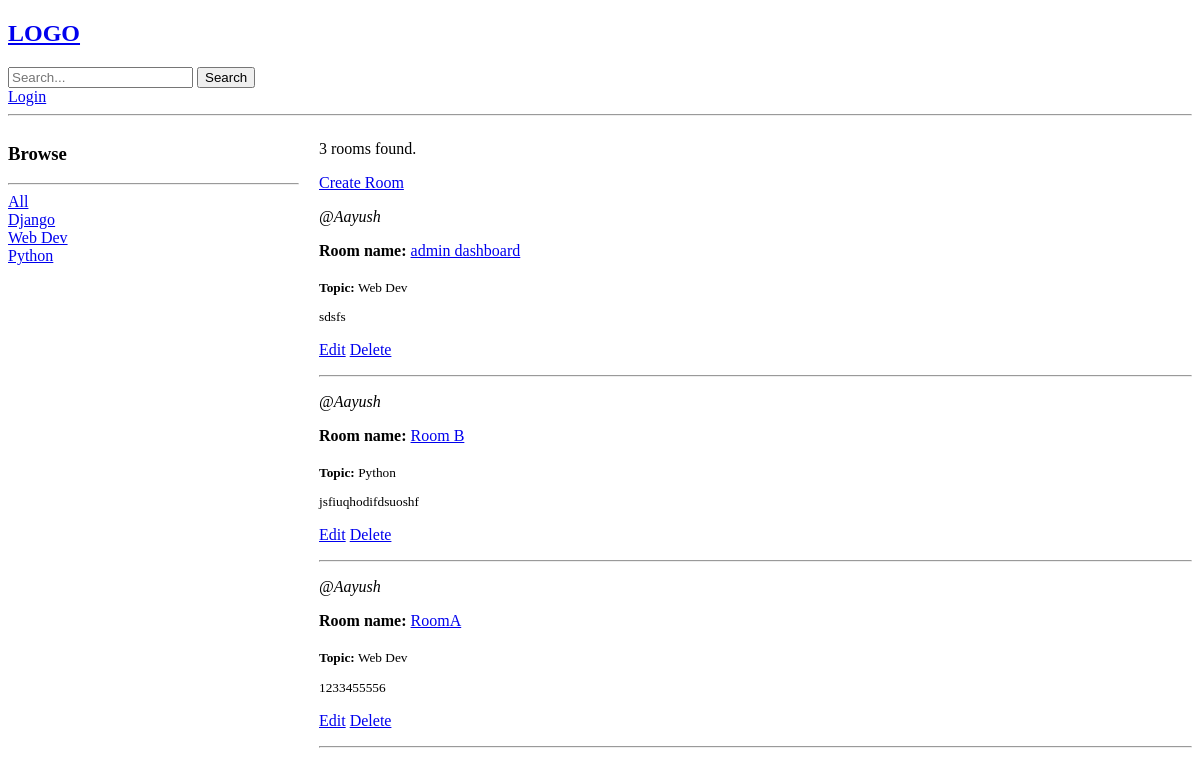
/, run on an earlier commit of the app's database.
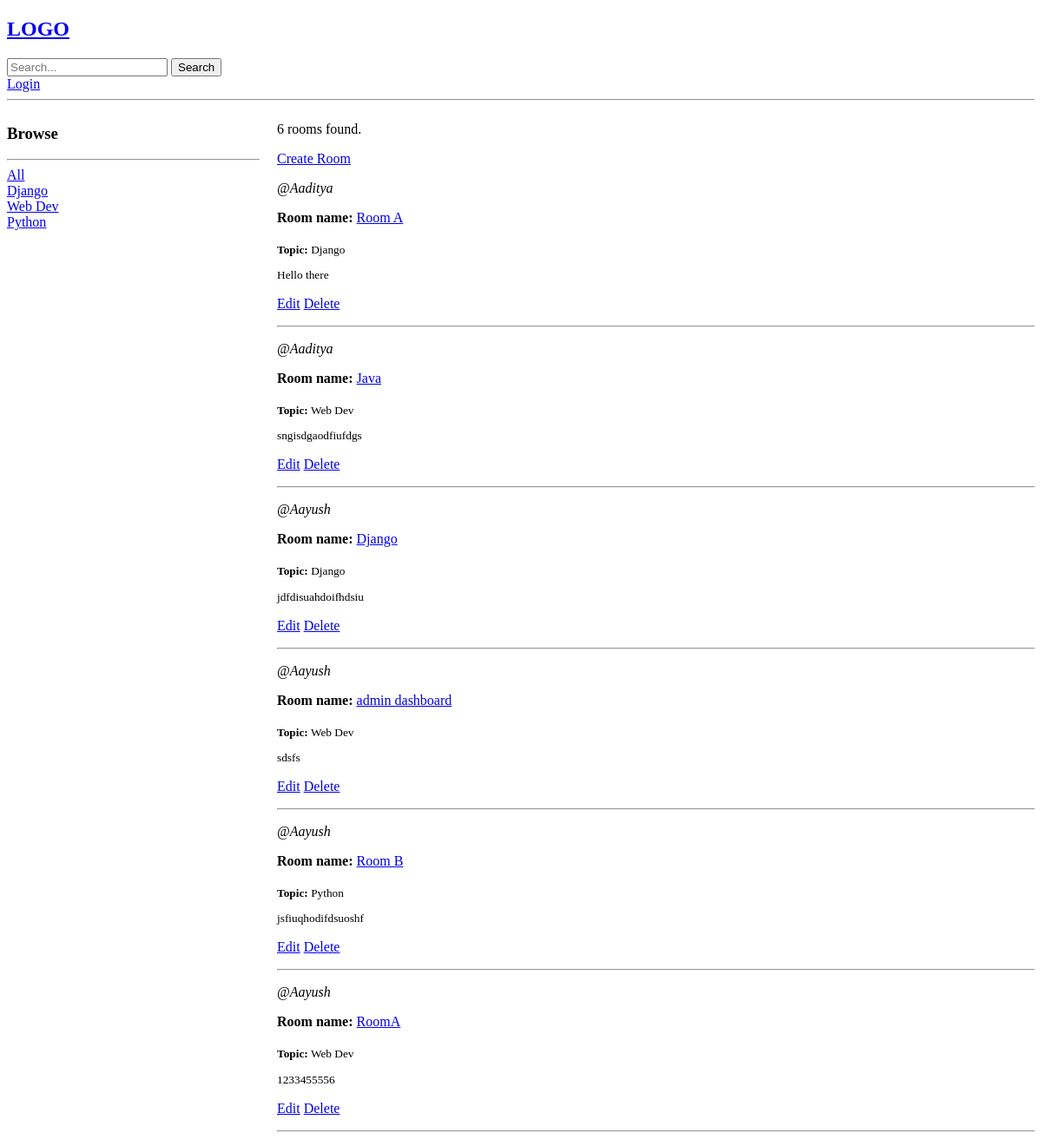
And on a later commit of the database.
### base/models.py (models this page shows, shortened)
class Topic(models.Model):
    name = models.CharField(max_length=200)

class Room(models.Model):
    id = models.UUIDField(primary_key=True, default=uuid.uuid4, editable=False)
    name = models.CharField(max_length=200)
    description = models.TextField(null=True, blank=True)
    topic = models.ForeignKey(Topic, on_delete=models.SET_NULL, null=True)  # Foreign key to Topic, can be null
    host = models.ForeignKey(User, on_delete=models.SET_NULL, null=True)  # Foreign key to User, can be null
    updated = models.DateTimeField(auto_now=True) #this will update the timestamp whenever the model is saved
    created = models.DateTimeField(auto_now_add=True) #this will store the timestamp when it was first created
    class Meta:
        ordering = ['-updated', '-created']

### base/views.py (the view)
# urls.py: path('', views.home, name='home'),
def home(request):
    q = request.GET.get('q') if request.GET.get('q') != None else ''
    rooms = Room.objects.filter(
        Q(topic__name__icontains=q) |  # Filter rooms by topic name
        Q(description__icontains=q) |  # Filter rooms by description
        Q(name__icontains=q) | # Filter rooms by name
        Q(host__username__icontains=q)  # Filter rooms by host username
        )  # Fetch all rooms from the database
    room_count = rooms.count()  # Count the number of rooms
    topics = Topic.objects.all()  # Fetch all topics from the database
    context = {'rooms': rooms, 'topics': topics, 'room_count': room_count, 'showSearchBar': True}
    return render(request, 'base/home.html', context)

### base/templates/base/home.html (shortened to what this page needs)
<!DOCTYPE html>
<html lang="en">
<head>
</head>
<body>
    {% extends 'main.html' %}
    {% block content %}
    <div class="home-container">
        <div>
            <h3>Browse</h3>
            <hr>
            <div>
                <a href="{% url 'home' %}">All</a>
            </div>
            {% for topic in topics %}
            <div>
                <a href="{% url 'home' %}?q={{ topic.name }}">{{ topic.name }}</a>
            </div>
            {% endfor %}
        </div>
        <main>
            <p>{{ room_count }} rooms found.</p>
            <a href="{% url 'create-room' %}">Create Room</a>
            {% for room in rooms %}
            <div>
                <p><i>@{{ room.host.username }}</i></p>
                <strong>Room name:</strong> <a href="{% url 'room' room.id %}">{{ room.name }}</a>
                <br><br>
                <small><strong>Topic:</strong> {{ room.topic.name }}</small>
                <small><p>{{ room.description }}</p></small>
                <p>
                    <a href="{% url 'update-room' room.id %}">Edit</a>
                    <a href="{% url 'delete-room' room.id %}">Delete</a>
                </p>
                <hr>
            </div>
            {% endfor %}
        </main>
    </div>
    {% endblock %}

### templates/main.html (shortened to what this page needs)
<!DOCTYPE html>
<html lang="en">
  <head>
  </head>
  <body>
    {% include 'navbar.html' %}
    {% block content %}
    {% endblock %}
  </body>
</html>

### templates/navbar.html (shortened to what this page needs)
<!DOCTYPE html>
<html lang="en">
<head>
</head>
<body>
    <nav>
        <h1><a href="/">LOGO</a></h1>
        {% if showSearchBar %}
        <form action="{% url 'home' %}" method="GET">
            <input type="text" name="q" placeholder="Search...">
            <button type="submit">Search</button>
        </form>
        {% if not user.is_authenticated %}
        <a href="{% url 'login' %}">Login</a>
        {% endif %}
        {% endif %}
    </nav>
    <hr>
</body>
</html>

### base/templates/base/home.html (style rules this page uses)
.home-container { display: grid; grid-template-columns: 1fr 3fr; gap: 20px; }

What changed in the data, as far as the page shows it:
added Room: host.username "Aaditya", name "Room A", topic.name "Django", description "Hello there"
added Room: host.username "Aaditya", name "Java", topic.name "Web Dev", description "sngisdgaodfiufdgs"
added Room: host.username "Aayush", name "Django", topic.name "Django", description "jdfdisuahdoifhdsiu"
Also different on the page:
{{ room_count }}: "3" → "6"
